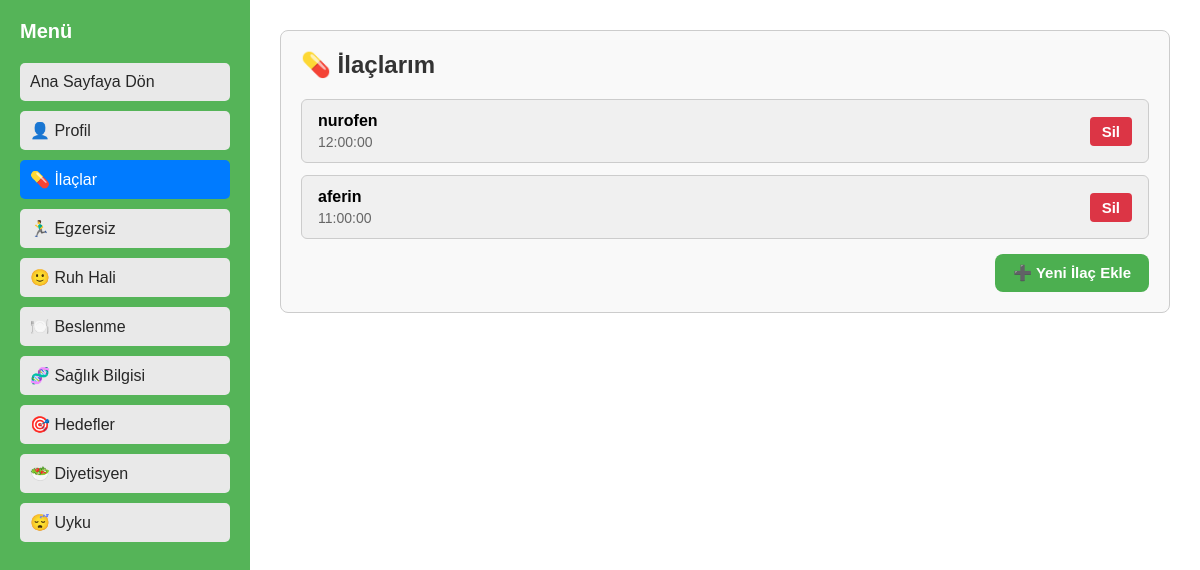
The app's page /pages/profile.php?section=ilaclar (signed in) with its own data.
### tables this page shows
CREATE TABLE `ilaclar` (
  `id` int(11) NOT NULL,
  `user_id` int(11) NOT NULL,
  `ilac_ismi` varchar(255) NOT NULL,
  `ilac_saati` time NOT NULL
);

### pages/profile.php (the view, shortened to what this page needs)
<?php
require_once('../includes/connection.php');
$user_id = $_SESSION['user_id'];
$user_query = $connection->prepare("SELECT * FROM user WHERE u_id = :id");
$user_query->execute(['id' => $user_id]);
$user = $user_query->fetch(PDO::FETCH_ASSOC);
$section = $_GET['section'] ?? 'profil';
$ilac_query = $connection->prepare("SELECT * FROM ilaclar WHERE user_id = :id ORDER BY ilac_saati DESC");
$ilac_query->execute(['id' => $user_id]);
$ilaclar = $ilac_query->fetchAll(PDO::FETCH_ASSOC);
?>
<!DOCTYPE html>
<html lang="tr">
<head>
    <link rel="stylesheet" href="../assets/css/profile.css?v=<?= time(); ?>">
</head>
<body>
    <aside>
        <h2>Menü</h2>
        <a href="../index.php">Ana Sayfaya Dön</a>
        <a href="?section=profil" class="<?= $section === 'profil' ? 'active' : '' ?>">👤 Profil</a>
        <a href="?section=ilaclar" class="<?= $section === 'ilaclar' ? 'active' : '' ?>">💊 İlaçlar</a>
        <a href="?section=egzersiz" class="<?= $section === 'egzersiz' ? 'active' : '' ?>">🏃‍♂️ Egzersiz</a>
        <a href="?section=ruh" class="<?= $section === 'ruh' ? 'active' : '' ?>">🙂 Ruh Hali</a>
        <a href="?section=beslenme" class="<?= $section === 'beslenme' ? 'active' : '' ?>">🍽️ Beslenme</a>
        <a href="?section=saglik" class="<?= $section === 'saglik' ? 'active' : '' ?>">🧬 Sağlık Bilgisi</a>
        <a href="?section=hedef" class="<?= $section === 'hedef' ? 'active' : '' ?>">🎯 Hedefler</a>
        <a href="?section=diyet" class="<?= $section === 'diyet' ? 'active' : '' ?>">🥗 Diyetisyen</a>
        <a href="?section=uyku" class="<?= $section === 'uyku' ? 'active' : '' ?>">😴 Uyku</a>
    </aside>
    <main>
        <?php if ($section === 'profil'): ?>
        <div class="block">
            <h2 class="block-header">Profil Bilgileri</h2>
            <div class="block-header-c">
                <?php if (!empty($user['profil_resmi'])): ?>
                <img src="../uploads/<?= htmlspecialchars($user['profil_resmi']) ?>" class="block-header-c-img">
                <?php else: ?>
                <div class="block-header-c-box"></div>
                <?php endif; ?>
                <br><br>
                <form action="profil_resim.php" method="POST" enctype="multipart/form-data">
                    <label class="file-label">
                        📁 Dosya Seç
                        <input type="file" name="profil_resmi" class="file-input">
                    </label>
                    <button type="submit" class="btn upload-btn">📤 Yükle</button>
                </form>
            </div>
            <div class="readonly-grid">
                <div>
                    <label>Ad</label>
                    <div class="readonly-box"><?= htmlspecialchars($user['u_adi']) ?></div>
                </div>
                <div>
                    <label>Soyad</label>
                    <div class="readonly-box"><?= htmlspecialchars($user['u_soyadi']) ?></div>
                </div>
                <div>
                    <label>Email</label>
                    <div class="readonly-box"><?= htmlspecialchars($user['u_mail']) ?></div>
                </div>
                <div>
                    <label>Telefon</label>
                    <div class="readonly-box"><?= htmlspecialchars($user['u_telefon']) ?></div>
                </div>
            </div>
        </div>
        <?php elseif ($section === 'ilaclar'): ?>
        <div class="block">
            <h2 class="section-title">💊 İlaçlarım</h2>
            <div class="ilaclar-listesi">
                <?php if (empty($ilaclar)): ?>
                <p class="bos-ilac-mesaji">Kayıtlı ilacınız bulunmamaktadır.</p>
                <?php else: ?>
                <?php foreach ($ilaclar as $ilac): ?>
                <div class="ilac-item">
                    <div class="ilac-info">
                        <strong><?= htmlspecialchars($ilac['ilac_ismi']) ?></strong>
                        <span class="ilac-saat"><?= $ilac['ilac_saati'] ?></span>
                    </div>
                    <form action="profil_ilac_sil.php" method="POST" class="ilac-sil-form">
                        <button type="submit" class="btn red">Sil</button>
                    </form>
                </div>
                <?php endforeach; ?>
                <?php endif; ?>
            </div>
            <div class="ilac-ekle-container">
                <a href="" class="btn btn-ekle">
                    ➕ Yeni İlaç Ekle
                </a>
            </div>
        </div>
        <?php endif; ?>
    </main>
</body>
</html>

### assets/css/profile.css (style rules this page uses)
* { box-sizing: border-box; margin: 0; padding: 0; }
body { display: flex; font-family: Arial, sans-serif; background: #f2f2f2; }
aside { width: 250px; background: #55b458; color: white; min-height: 100vh; padding: 20px; }
aside h2 { margin-bottom: 20px; font-size: 20px; color: white; }
aside a { display: block; color: rgb(39, 39, 39); padding: 10px; margin-bottom: 10px; text-decoration: none; background: rgb(233, 233, 233); border-radius: 5px; }
aside a:hover, aside a.active { background: #007bff; color: rgb(255, 255, 255); }
main { flex: 1; padding: 30px; background: #ffffff; }
.block { background: #f9f9f9; padding: 20px; border-radius: 8px; margin-bottom: 20px; border: 1px solid #ccc; }
.section-title { margin-bottom: 20px; font-size: 22px; color: #343a40; }
.ilaclar-listesi { display: flex; flex-direction: column; gap: 12px; }
.ilac-item { display: flex; justify-content: space-between; align-items: center; background: #f0f0f0; border: 1px solid #ccc; border-radius: 6px; padding: 12px 16px; }
.ilac-info { display: flex; flex-direction: column; }
.ilac-saat { font-size: 14px; color: #666; margin-top: 4px; }
.ilac-sil-form { margin: 0; }
.ilac-ekle-container { text-align: right; margin-top: 15px; }
.btn.red { background-color: #dc3545; color: #fff; border: none; padding: 6px 12px; border-radius: 4px; cursor: pointer; }
.btn { display: inline-block; padding: 10px 18px; font-size: 15px; font-weight: 600; text-decoration: none; border-radius: 6px; transition: background-color 0.3s ease, color 0.3s ease; }
.btn-ekle { background-color: #28a745; color: white; border: 2px solid #28a745; }
.section-title { margin-bottom: 20px; font-size: 24px; color: #333; }
.btn { background: #4caf50; color: #fff; font-weight: 600; border: none; padding: 10px 18px; border-radius: 8px; cursor: pointer; transition: background 0.2s ease; }

### records on screen
ilaclar: ilac_ismi "nurofen", ilac_saati "12:00:00"
ilaclar: ilac_ismi "aferin", ilac_saati "11:00:00"
